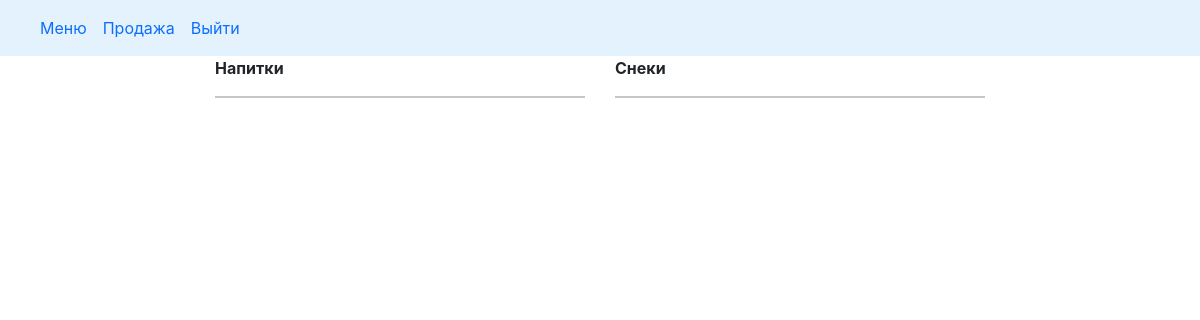
Before: /menu with the older database file.
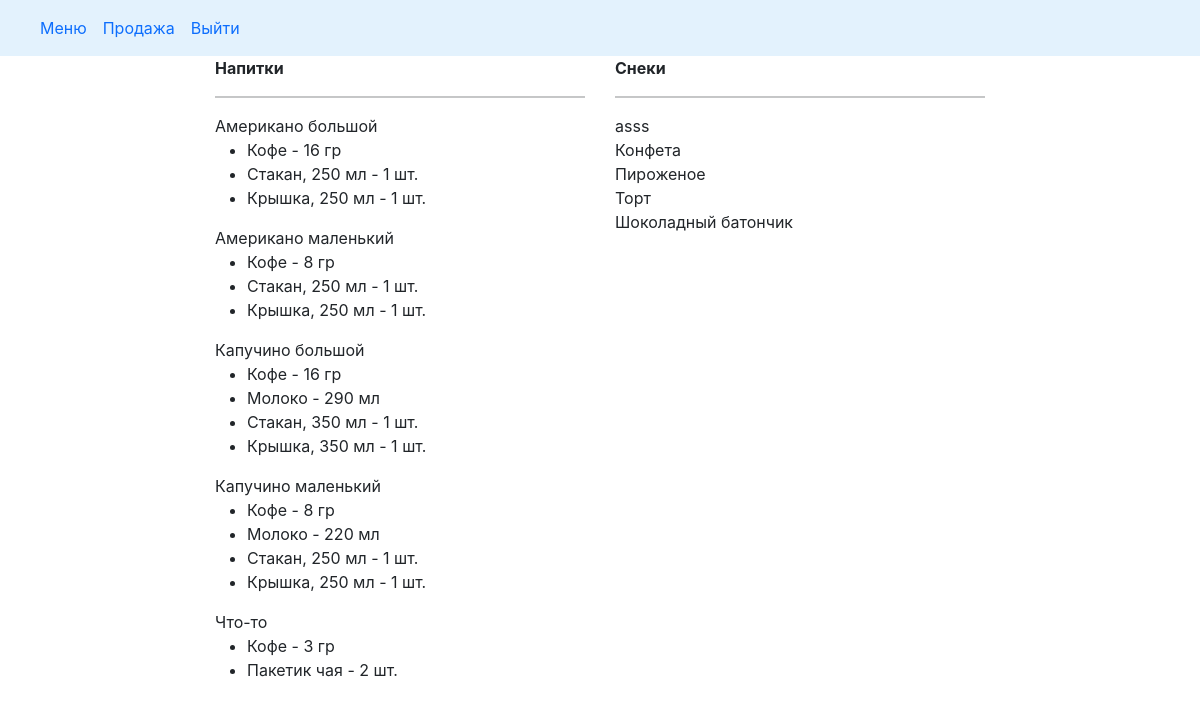
After: the same page with the newer database file.
### cafecrm/models.py (models this page shows, shortened)
class Drink(models.Model):
    DRINK = 'drink'
    SNACK = 'snack'
    MENU_TYPE = ((DRINK, 'напиток'), (SNACK, 'штучный товар'))
    drink_name = models.CharField(max_length=50, verbose_name='Название')
    slug = models.SlugField(unique='drink_name', blank=True)
    menu_type = models.CharField(max_length=20, choices=MENU_TYPE, verbose_name='Категория')
    class Meta:
        ordering = ('drink_name',)
        verbose_name = 'Drink'
        verbose_name_plural = 'Drinks'

class DrinkItem(models.Model):
    drink = models.ForeignKey(Drink, related_name='items', on_delete=models.CASCADE, verbose_name='Название')
    product = models.ForeignKey(Products, related_name='drink_items', on_delete=models.PROTECT, verbose_name='Продукт')
    quantity = models.PositiveIntegerField(default=0, verbose_name='Количество')

class Products(models.Model):
    PRODUCT = 'product'
    SNACK = 'snack'
    TARE = 'tare'
    PRODUCT_TYPE = ((PRODUCT, 'продукт'), (SNACK, 'штучный товар'), (TARE, 'тара'))
    PC = 'шт.'
    ML = 'мл'
    GR = 'гр'
    UNITS = ((PC, 'шт.'), (ML, 'мл'), (GR, 'гр'))
    product_name = models.CharField(max_length=250, verbose_name='Наименование')
    unit = models.CharField(max_length=20, choices=UNITS, verbose_name='Единица измерения')
    product_type = models.CharField(max_length=20, choices=PRODUCT_TYPE, verbose_name='Категория')
    slug = models.SlugField(max_length=200, db_index=True, unique='product_name')
    price = models.DecimalField(max_digits=10, decimal_places=2, default=0.00, verbose_name='Цена')
    stock = models.PositiveIntegerField(default=0, verbose_name='Остаток')
    min_stock = models.PositiveSmallIntegerField(default=0, verbose_name='Минимальный остаток')
    description = models.TextField(blank=True, verbose_name='Описание')
    need_to_order = property(
        lambda self: (self.min_stock - self.stock if self.stock < self.min_stock else 0)
        )
    class Meta:
        verbose_name = 'Product'
        verbose_name_plural = 'Products'
        ordering = ['product_type', 'product_name']
        index_together = (('id', 'slug'),)
    def __str__(self):
        return '{}'.format(self.product_name)

### cafecrm/views.py (the view)
# urls.py: path('menu', views.menu, name='menu'),
def menu(request):
    menu_drinks = Drink.objects.filter(menu_type='drink').order_by('drink_name')
    menu_snack = Drink.objects.filter(menu_type='snack').order_by('drink_name')
    drink_items = DrinkItem.objects.all()
    context = {
        'drink_items': drink_items,
        'menu_drinks': menu_drinks,
        'menu_snack': menu_snack,
    }
    return render(request,
                  'cafecrm/menu.html', context)

### doc_temp/context_processors.py (called while the page is built)
def doc(request):
    return {'doc_temp': Doctemp(request)}

### templates/cafecrm/menu.html (shortened to what this page needs)
{% extends "cafecrm/base.html" %}
{% load static %}
{% block content %}
     <div class="row justify-content-center">
    <div class="col-4">
    <b>Напитки</b>
    <hr>
      {% for el in menu_drinks %}
        {{ el.drink_name }}
        <ul>
            {% for item in drink_items %}
                {% if item.drink_id == el.id %}
                <li>
                    {{ item.product }} - {{ item.quantity }} {{ item.product.unit }}
                </li>
                {% endif %}
            {% endfor %}
        </ul>
    {% endfor %}
    </div>
    <div class="col-4">
      <b>Снеки</b>
    <hr>
    {% for sn in menu_snack %}
        {{ sn.drink_name }}
        <br>
    {% endfor %}
    </div>
  </div>
{% endblock %}

Changed rows visible on the page:
now on this page (row edited): Drink: drink_name "Американо большой"
now on this page (row unchanged): DrinkItem: product "Кофе", quantity "16", product.unit "гр", shown under "Американо большой"
now on this page (row unchanged): DrinkItem: product "Стакан, 250 мл", quantity "1", product.unit "шт.", shown under "Американо большой"
now on this page (row unchanged): DrinkItem: product "Крышка, 250 мл", quantity "1", product.unit "шт.", shown under "Американо большой"
now on this page (row edited): Drink: drink_name "Американо маленький"
now on this page (row unchanged): DrinkItem: product "Кофе", quantity "8", product.unit "гр", shown under "Американо маленький"
now on this page (row unchanged): DrinkItem: product "Стакан, 250 мл", quantity "1", product.unit "шт.", shown under "Американо маленький"
now on this page (row unchanged): DrinkItem: product "Крышка, 250 мл", quantity "1", product.unit "шт.", shown under "Американо маленький"
now on this page (row edited): Drink: drink_name "Капучино большой"
now on this page (row unchanged): DrinkItem: product "Кофе", quantity "16", product.unit "гр", shown under "Капучино большой"
now on this page (row unchanged): DrinkItem: product "Молоко", quantity "290", product.unit "мл", shown under "Капучино большой"
now on this page (row unchanged): DrinkItem: product "Стакан, 350 мл", quantity "1", product.unit "шт.", shown under "Капучино большой"
now on this page (row unchanged): DrinkItem: product "Крышка, 350 мл", quantity "1", product.unit "шт.", shown under "Капучино большой"
now on this page (row edited): Drink: drink_name "Капучино маленький"
now on this page (row unchanged): DrinkItem: product "Кофе", quantity "8", product.unit "гр", shown under "Капучино маленький"
now on this page (row unchanged): DrinkItem: product "Молоко", quantity "220", product.unit "мл", shown under "Капучино маленький"
now on this page (row unchanged): DrinkItem: product "Стакан, 250 мл", quantity "1", product.unit "шт.", shown under "Капучино маленький"
now on this page (row unchanged): DrinkItem: product "Крышка, 250 мл", quantity "1", product.unit "шт.", shown under "Капучино маленький"
added Drink: drink_name "Что-то"
added DrinkItem: product "Кофе", quantity "3", product.unit "гр", shown under "Что-то"
added DrinkItem: product "Пакетик чая", quantity "2", product.unit "шт.", shown under "Что-то"
added Drink: drink_name "asss"
added Drink: drink_name "Конфета"
added Drink: drink_name "Пироженое"
added Drink: drink_name "Торт"
added Drink: drink_name "Шоколадный батончик"
